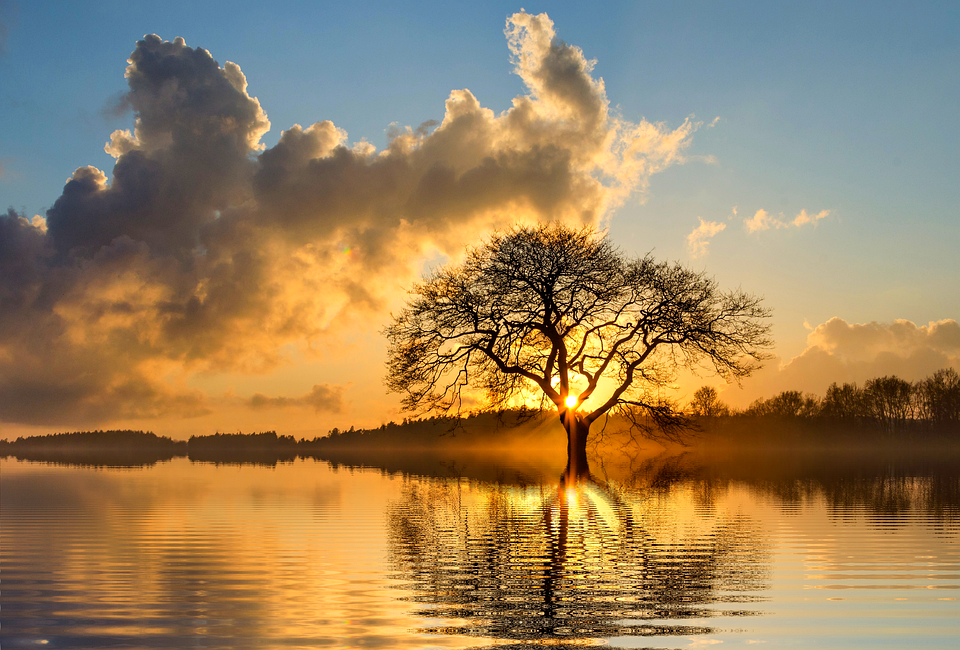
#> input picture Week-04/image.png, 960 x 650 px
$ jupyter execute Week-04.ipynb
#> lines starting #> are read from the running program, lines starting #| are printed output that depends on the picture
# Uzamsal Filtreleme

[cell 1]
import cv2
import numpy as np
from matplotlib import pyplot as plt
image = cv2.imread('image.png')
#> image is the input picture: shape (650, 960, 3); mean B, G, R 91.2, 128.1, 153.9
kernel1 = np.ones((5,5), np.float32)/30
img = cv2.filter2D(src=image, ddepth=-1, kernel=kernel1)
res = np.hstack((image,img))
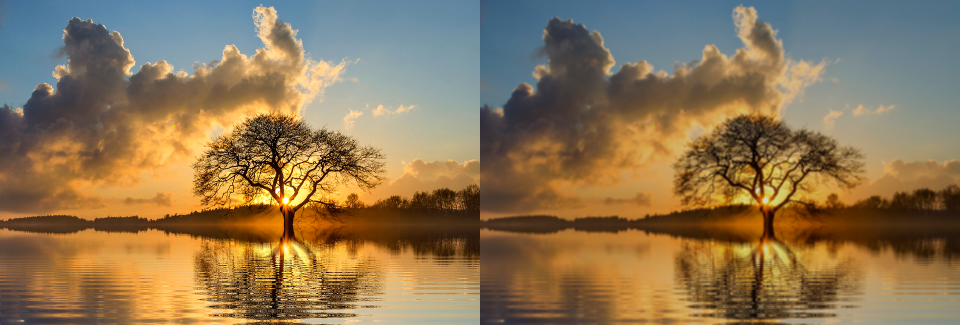
#> res: shape (650, 1920, 3) (shown at 1/2 size); mean B, G, R 83.6, 117.4, 141.1

cv2.imshow('Original', image)
cv2.imshow('Kernel Blur', img)
cv2.waitKey()
cv2.destroyAllWindows()

plt.imshow(res)
plt.show()

[cell 2]
import cv2
import numpy as np
path = r'salad.jpg'
img = cv2.imread(path)
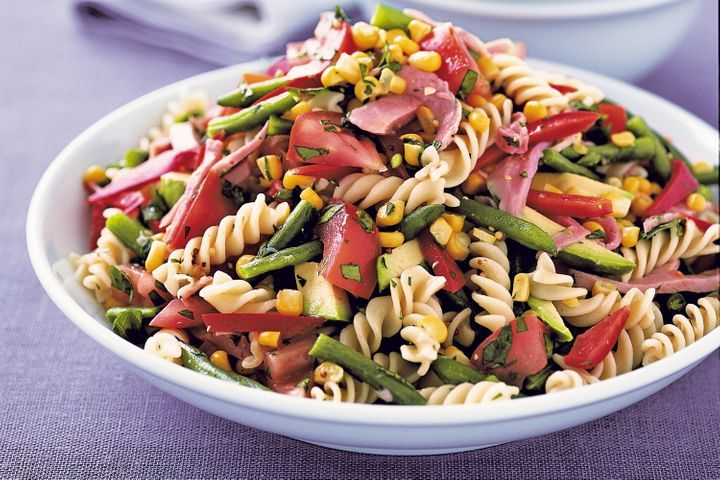
#> input picture Week-04/salad.jpg, 720 x 480 px
#> img is the input picture: shape (480, 720, 3); mean B, G, R 131.1, 137.4, 164.5
im1 = cv2.blur(img,(5,5))
im2 = cv2.boxFilter(img, -1, (2,2), normalize=True)

cv2.imshow('image', np.hstack((im1, im2)))
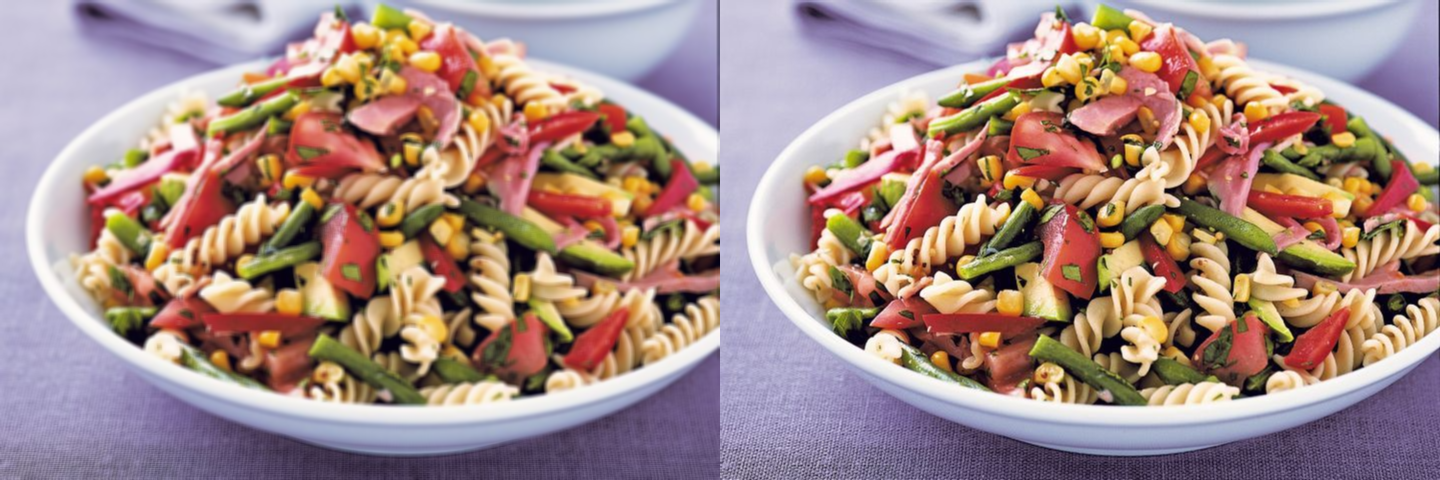
#> window 'image': shape (480, 1440, 3); mean B, G, R 131.4, 137.7, 164.8
cv2.waitKey(0);
cv2.destroyAllWindows();
cv2.waitKey(1)

res = np.hstack((im1,im2))
plt.imshow(res)
plt.show()

[cell 3]
import cv2
import numpy as np
img = cv2.imread('xray.jpg')
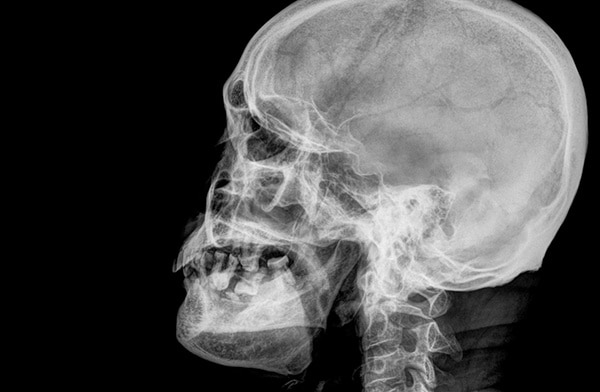
#> input picture Week-04/xray.jpg, 600 x 392 px
#> img is the input picture: shape (392, 600, 3); min 0, max 244, mean 78.6
median = cv2.medianBlur(img, 5)
compare = np.concatenate((img, median), axis=1)
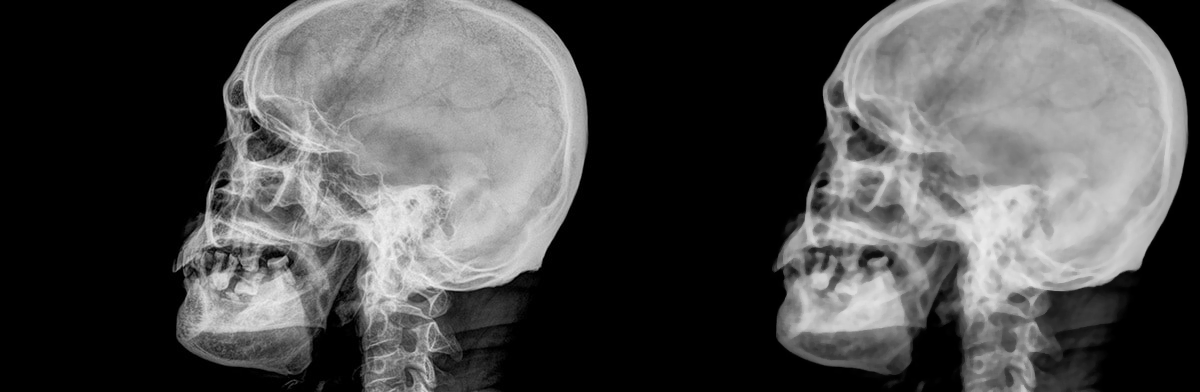
#> compare: shape (392, 1200, 3); min 0, max 244, mean 78.6

cv2.imshow('img', compare)
cv2.waitKey(0)
cv2.destroyAllWindows()

plt.imshow(compare)
plt.show()

[cell 4]
import sys
import cv2 as cv
import numpy as np
ddepth = cv.CV_16S
kernel_size = 3
image = cv2.imread('lena.jpg')
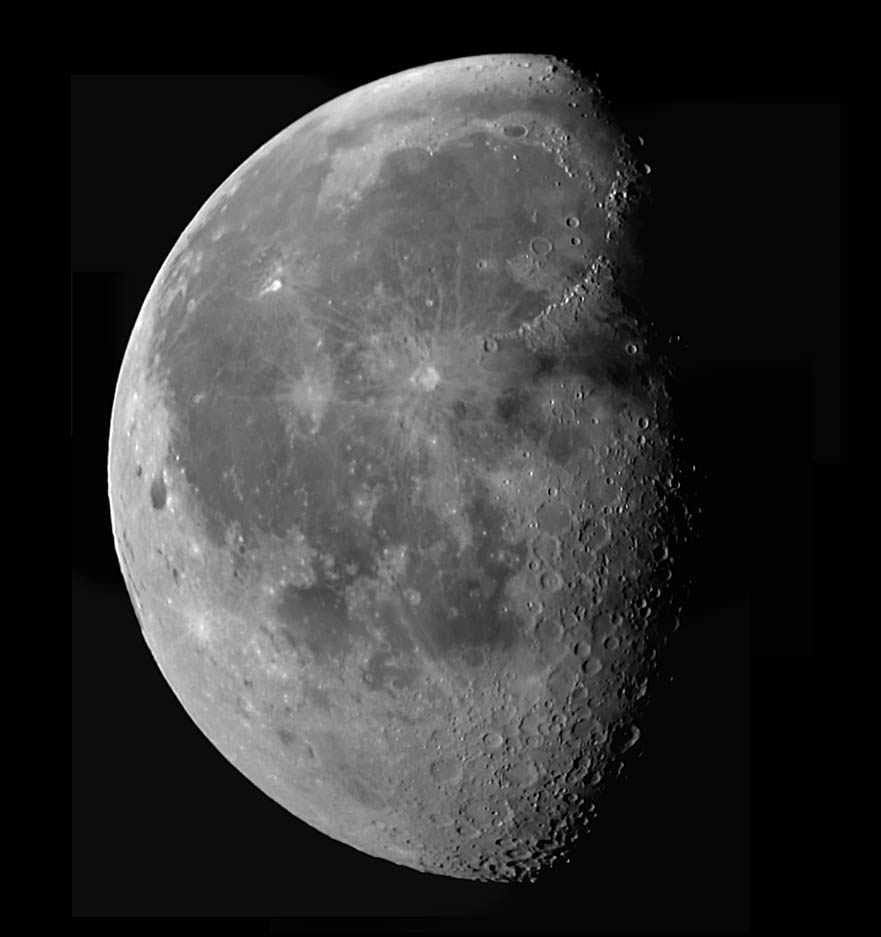
#> input picture Week-04/lena.jpg, 881 x 937 px
#> image is the input picture: shape (937, 881, 3); min 0, max 255, mean 51.8
src = cv.GaussianBlur (image, (3, 3), 0)
src_gray = cv.cvtColor(src, cv.COLOR_BGR2GRAY)
dst = cv.Laplacian(src_gray, ddepth, ksize=kernel_size)
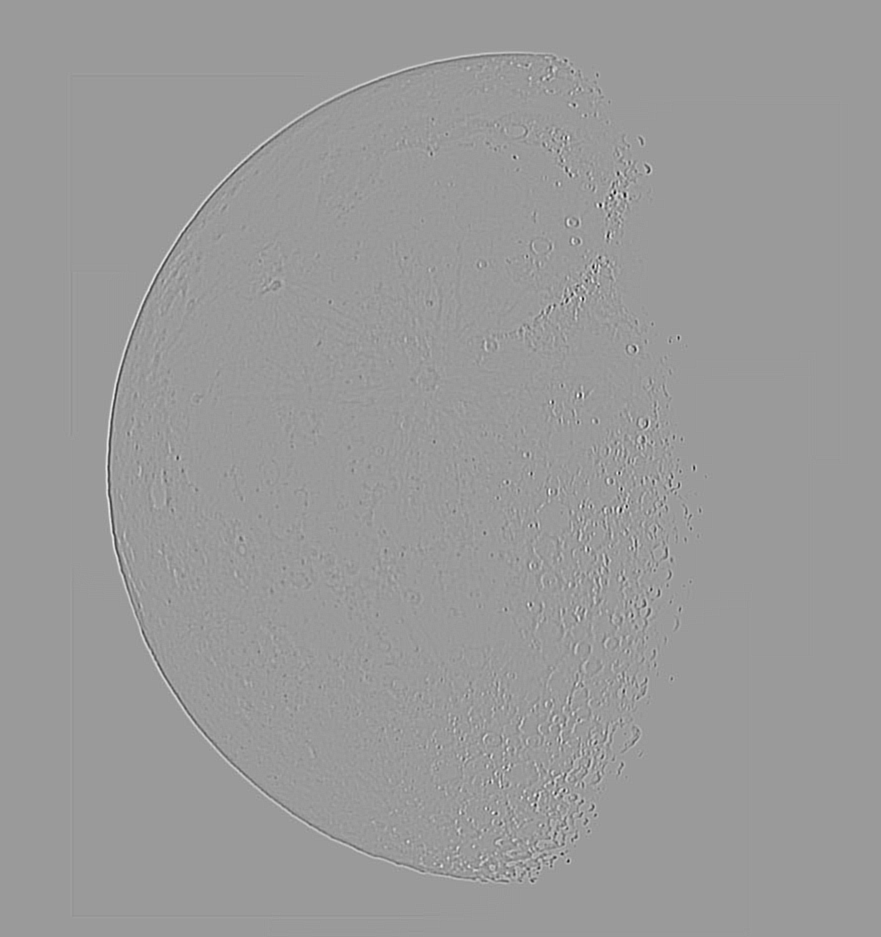
#> dst: shape (937, 881) int16; min -498, max 324, mean 0; drawn with min black and max white
abs_dst = cv.convertScaleAbs(dst)
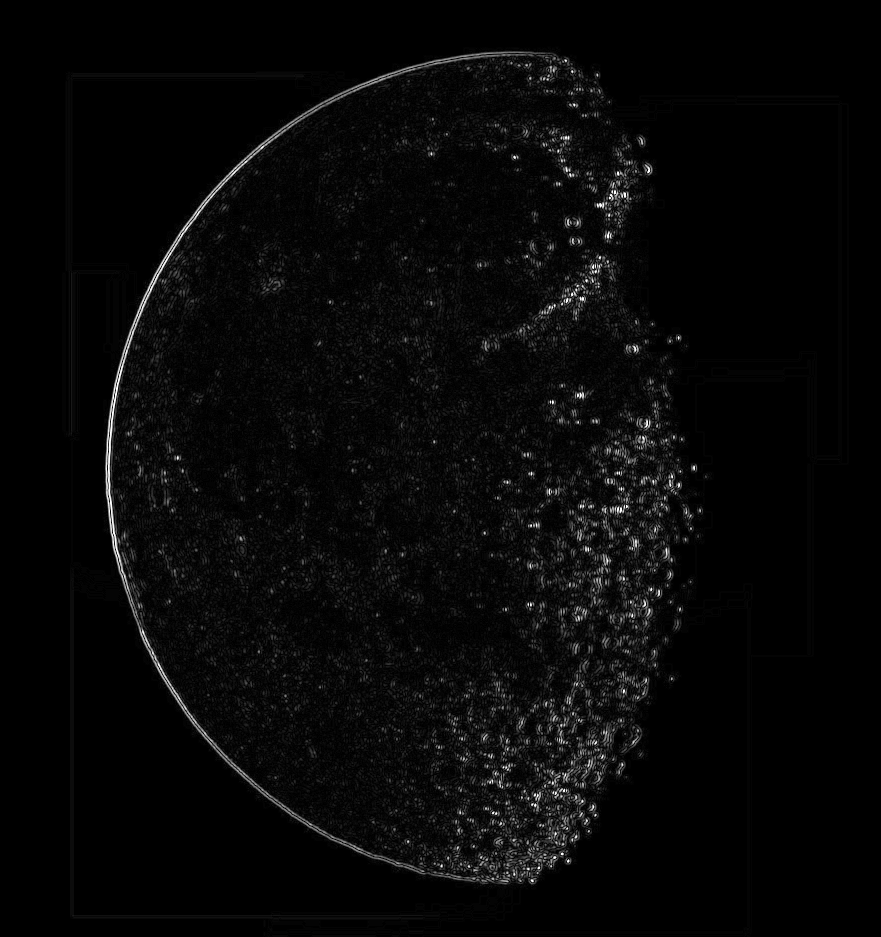
#> abs_dst: shape (937, 881); min 0, max 255, mean 7.6
